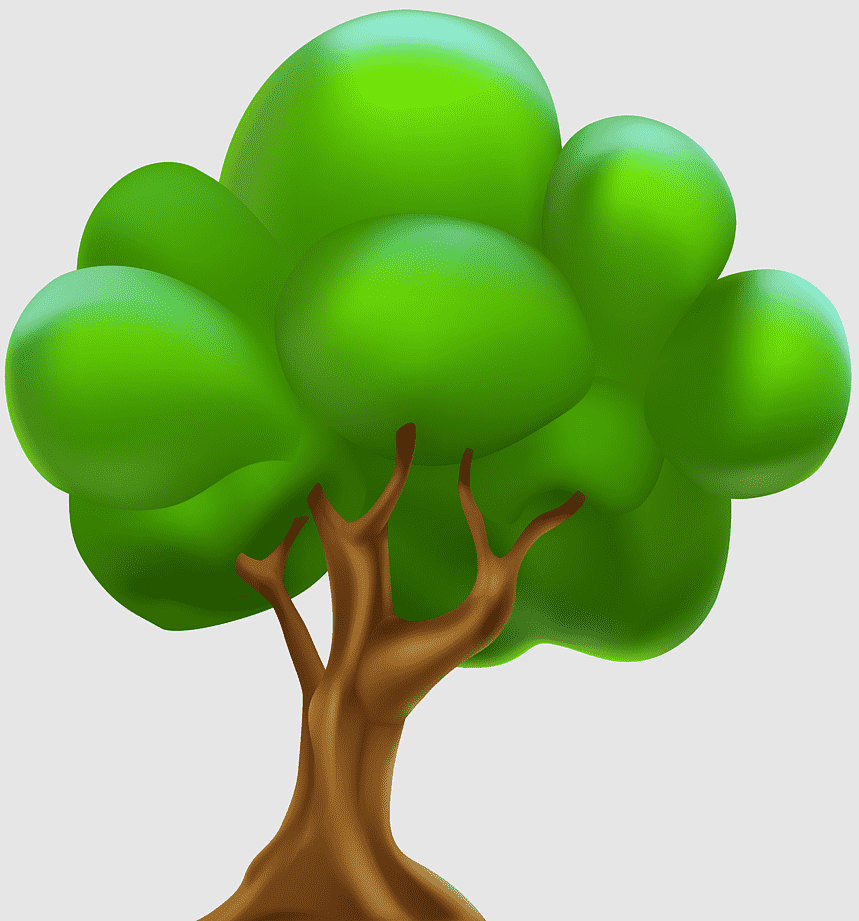
#> input picture Input/tree.jpg, 859 x 921 px, found by its file name
$ python Q2.py
#> lines starting #> are read from the running program, lines starting #| are printed output that depends on the picture; after the words box and inside, x2 and y2 are one past the last pixel; in counts of white or black regions, pixels touching at a corner belong together
#----------------------------------------------------------
# EC7212 - Computer Vision and Image Processing
# Name: Randula R.D.
# RegNo: EG/2020/4149
# Take Home Assignment 2
#----------------------------------------------------------

# Load necessary libraries for image processing
import cv2
import numpy as np

# Function to display intermediate segmentation results
def show_segmentation(mask):
    cv2.imshow('Segmentation Process', mask)
    cv2.waitKey(1)  # Display window without blocking execution

# Function to perform region growing segmentation
def region_growing(image, seed_points, threshold_range):
    # Initialize binary mask for storing segmented regions (0 = background, 255 = foreground)
    mask = np.zeros_like(image, dtype=np.uint8)

    # Initialize processing queue with provided seed points
    queue = []
    for seed_point in seed_points:
        queue.append(seed_point)

    iteration = 0  # Initialize iteration counter

    # Main loop for region growing
    while queue:
        iteration += 1  # Track number of iterations

        # Retrieve and remove the first point from the queue
        current_point = queue.pop(0)

        # Get the intensity value of the current pixel
        current_value = image[current_point[1], current_point[0]]

        # Mark the current pixel in the mask as part of the segmented region
        mask[current_point[1], current_point[0]] = 255

        # Display the current segmentation state periodically
        if iteration % 10 == 0:  # Display every 10th iteration
            show_segmentation(mask)

        # Examine all 8-connected neighboring pixels
        for i in range(-1, 2):
            for j in range(-1, 2):
                # Skip the center pixel (already processed)
                if i == 0 and j == 0:
                    continue

                # Compute coordinates of the neighboring pixel
                x = current_point[0] + i
                y = current_point[1] + j

                # Check if neighbor is within image bounds
                if 0 <= x < image.shape[1] and 0 <= y < image.shape[0]:
                    # Get the intensity value of the neighboring pixel
                    neighbor_value = image[y, x]

                    # If the intensity difference is within the threshold
                    if np.abs(neighbor_value - current_value) <= threshold_range:
                        # If the neighbor has not been visited yet
                        if mask[y, x] == 0:
                            # Add the neighbor to the queue for further processing
                            queue.append((x, y))
                            # Mark the neighbor as visited
                            mask[y, x] = 255

    # Return the final binary mask of the segmented region
    return mask

# Read input image in grayscale format
image = cv2.imread('C:/Users/busin/Desktop/MY/SEM 7/Com vision/Take Home 2/Computer-Vision-and-Image-Processing-Take-Home-Assignment-2/Input/tree.jpg', cv2.IMREAD_GRAYSCALE)
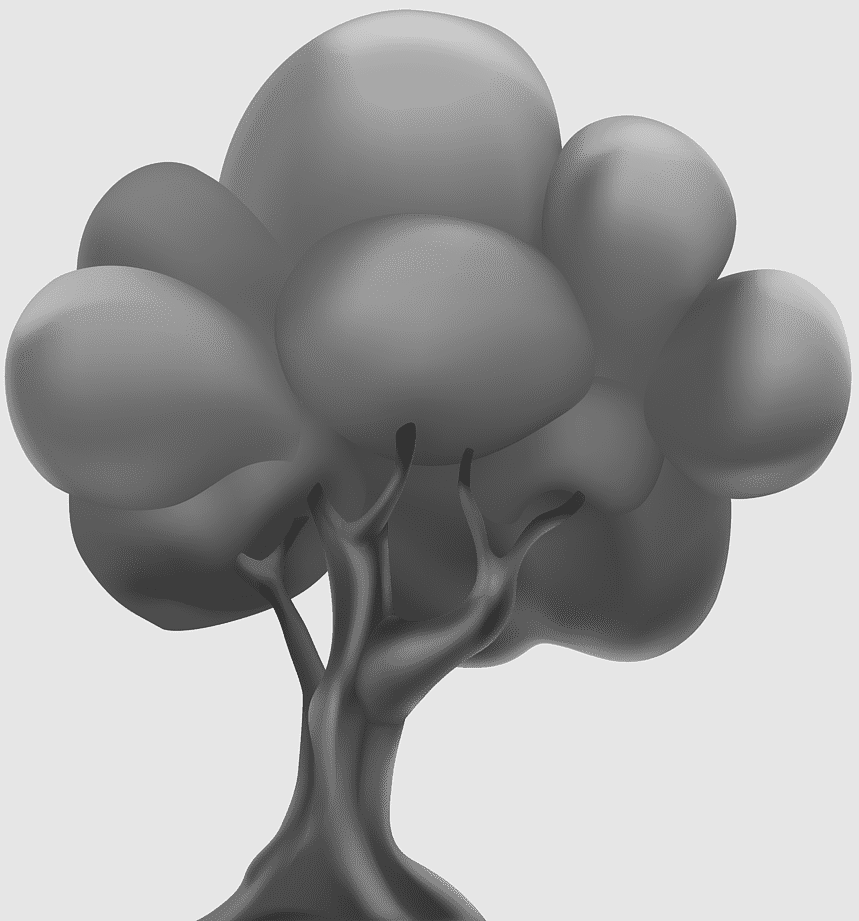
#> image: shape (921, 859); min 51, max 241, mean 165.2

# Validate image loading
if image is None:
    print("Error: Could not load image. Please check the file path.")
    exit()

# Display image properties for debugging purposes
print(f"Image dimensions: {image.shape} (Height x Width)")
#| Image dimensions: (921, 859) (Height x Width)
print(f"Image size: {image.shape[0]} rows x {image.shape[1]} columns")
#| Image size: 921 rows x 859 columns

# Set initial seed points for segmentation (updated to fit within current image dimensions)
seed_points = [(150, 100), (250, 150), (200, 300)]  # Modified seed locations to ensure they're valid

# Validate each seed point to ensure it's within image bounds
valid_seed_points = []
for seed in seed_points:
    x, y = seed
    if 0 <= x < image.shape[1] and 0 <= y < image.shape[0]:
        valid_seed_points.append(seed)
        print(f"Seed point ({x}, {y}) is valid")
    else:
        print(f"Warning: Seed point ({x}, {y}) is outside image boundaries")
#> after the loop, valid_seed_points = [(150, 100), (250, 150), (200, 300)]

# Update the seed points list to include only valid coordinates
seed_points = valid_seed_points
#> seed_points = [(150, 100), (250, 150), (200, 300)]

# Exit if no valid seed points remain
if len(seed_points) == 0:
    print("Error: No valid seed points found!")
    exit()

# Define intensity similarity threshold for region growing
threshold_range = 10

# Perform segmentation using region growing algorithm
segmented_image = region_growing(image, seed_points, threshold_range)
#> the loop in region_growing, `while queue:` made 378396 passes
#> current_value on passes 1 to 3: 230, 136, 130
#> after the loop in region_growing, `while queue:`:
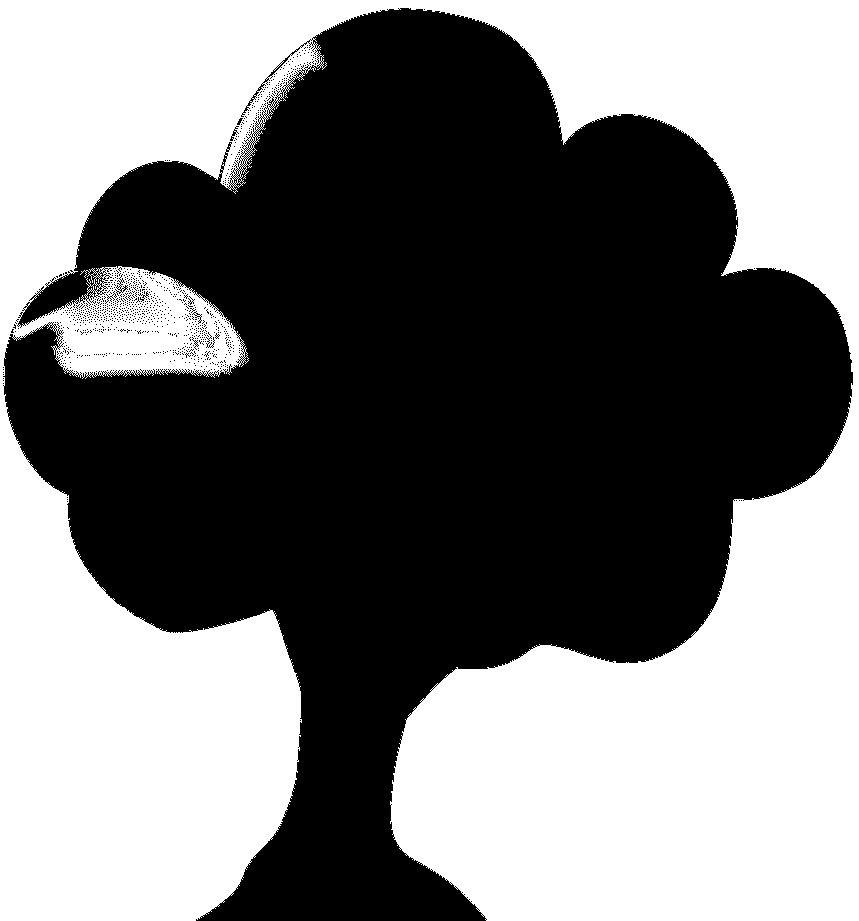
#> mask: shape (921, 859); 47.8% white; 1 white region, box (x1, y1, x2, y2) and area: (0, 0, 859, 921) 378396
#> after the loop in region_growing, `while queue:`: iteration = 378396; queue = []

# Close any previously opened OpenCV windows
cv2.destroyAllWindows()

# Display the original grayscale image and final segmentation result
cv2.imshow('GrayScale Image', image)
cv2.imshow('Segmented Image', segmented_image)
cv2.waitKey(0)
cv2.destroyAllWindows()
